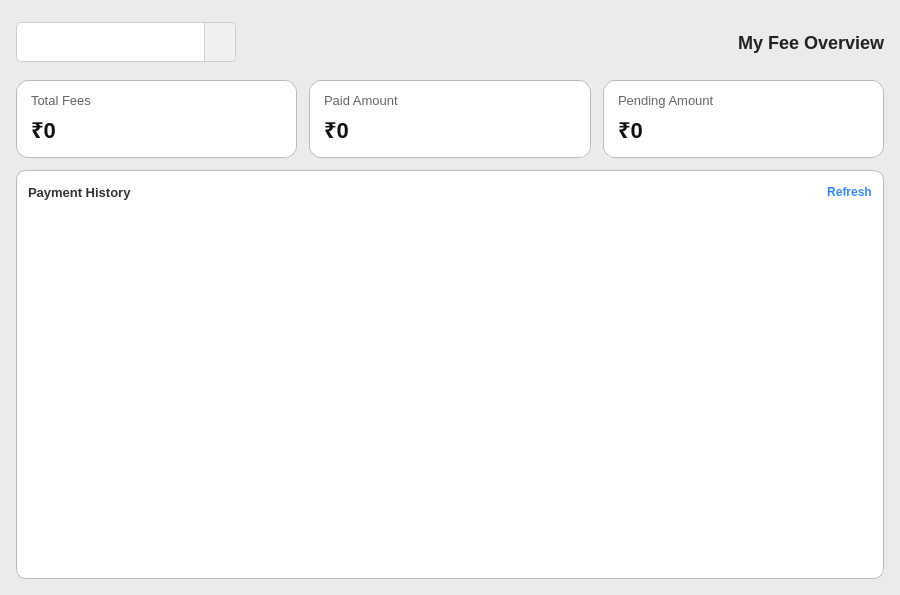
<?xml version="1.0" encoding="UTF-8"?>
<ui version="4.0">
 <class>StudentFeesPage</class>
 <widget class="QWidget" name="StudentFeesPage">
  <property name="geometry">
   <rect>
    <x>0</x>
    <y>0</y>
    <width>900</width>
    <height>595</height>
   </rect>
  </property>
  <property name="windowTitle">
   <string>My Fees</string>
  </property>
  <property name="styleSheet">
   <string notr="true">
background-color: rgb(235, 235, 235);
font-family: &quot;Segoe UI&quot;;
   </string>
  </property>
  <layout class="QVBoxLayout" name="mainLayout">
   <property name="spacing">
    <number>12</number>
   </property>
   <property name="leftMargin">
    <number>16</number>
   </property>
   <property name="topMargin">
    <number>16</number>
   </property>
   <property name="rightMargin">
    <number>16</number>
   </property>
   <property name="bottomMargin">
    <number>16</number>
   </property>
   <item>
    <widget class="QWidget" name="header_widget" native="true">
     <property name="minimumSize">
      <size>
       <width>0</width>
       <height>52</height>
      </size>
     </property>
     <property name="styleSheet">
      <string notr="true">background: transparent;</string>
     </property>
     <layout class="QHBoxLayout" name="headerLayout">
      <property name="leftMargin">
       <number>0</number>
      </property>
      <property name="topMargin">
       <number>0</number>
      </property>
      <property name="rightMargin">
       <number>0</number>
      </property>
      <property name="bottomMargin">
       <number>0</number>
      </property>
      <item>
       <widget class="QComboBox" name="dropdown_classes">
        <property name="minimumSize">
         <size>
          <width>220</width>
          <height>40</height>
         </size>
        </property>
        <property name="styleSheet">
         <string notr="true">QComboBox {
    background-color: white;
    border: 1px solid #ccc;
    border-radius: 5px;
    padding: 5px 10px;
    font-size: 14px;
    color: #333;
}
QComboBox::down-arrow {
    image: url(icons/arrow_down.png); 
    width: 12px;
    height: 12px;
}
QComboBox::drop-down {
    subcontrol-origin: padding;
    subcontrol-position: top right;
    width: 30px;
    border-left-width: 1px;
    border-left-color: #ccc;
    border-left-style: solid; 
    border-top-right-radius: 5px;
    border-bottom-right-radius: 5px;
    background: #f0f0f0; 
}
QComboBox QAbstractItemView {
    background-color: white;
    border: 1px solid #ccc;
    selection-color: #159079;
    outline: 0;
    color: rgb(0, 0, 0);
}</string>
        </property>
       </widget>
      </item>
      <item>
       <spacer name="headerSpacer">
        <property name="orientation">
         <enum>Qt::Orientation::Horizontal</enum>
        </property>
        <property name="sizeHint" stdset="0">
         <size>
          <width>40</width>
          <height>20</height>
         </size>
        </property>
       </spacer>
      </item>
      <item>
       <widget class="QLabel" name="pageTitle">
        <property name="styleSheet">
         <string notr="true">
font-size: 18px;
font-weight: 700;
color: #222;
         </string>
        </property>
        <property name="text">
         <string>My Fee Overview</string>
        </property>
        <property name="alignment">
         <set>Qt::AlignmentFlag::AlignRight|Qt::AlignmentFlag::AlignTrailing|Qt::AlignmentFlag::AlignVCenter</set>
        </property>
       </widget>
      </item>
     </layout>
    </widget>
   </item>
   <item>
    <widget class="QWidget" name="cards_widget" native="true">
     <property name="styleSheet">
      <string notr="true">background: transparent;</string>
     </property>
     <layout class="QHBoxLayout" name="cardsLayout">
      <property name="spacing">
       <number>12</number>
      </property>
      <property name="leftMargin">
       <number>0</number>
      </property>
      <property name="topMargin">
       <number>0</number>
      </property>
      <property name="rightMargin">
       <number>0</number>
      </property>
      <property name="bottomMargin">
       <number>0</number>
      </property>
      <item>
       <widget class="QFrame" name="card_totalFees">
        <property name="styleSheet">
         <string notr="true">QFrame {
    background-color: white;
    border: 1px solid #bbb;
    border-radius: 12px;
}
QFrame:hover{
    border: 1px solid #3388FF;
}</string>
        </property>
        <layout class="QVBoxLayout" name="totalFeesLayout">
         <property name="leftMargin">
          <number>14</number>
         </property>
         <property name="topMargin">
          <number>12</number>
         </property>
         <property name="rightMargin">
          <number>14</number>
         </property>
         <property name="bottomMargin">
          <number>12</number>
         </property>
         <item>
          <widget class="QLabel" name="label_totalFeesTitle">
           <property name="styleSheet">
            <string notr="true">font-size: 13px; color: #666; border: none;</string>
           </property>
           <property name="text">
            <string>Total Fees</string>
           </property>
          </widget>
         </item>
         <item>
          <widget class="QLabel" name="label_totalFeesValue">
           <property name="styleSheet">
            <string notr="true">font-size: 22px; font-weight: 800; color: #111; border: none;</string>
           </property>
           <property name="text">
            <string>₹0</string>
           </property>
          </widget>
         </item>
        </layout>
       </widget>
      </item>
      <item>
       <widget class="QFrame" name="card_paidAmount">
        <property name="styleSheet">
         <string notr="true">QFrame {
    background-color: white;
    border: 1px solid #bbb;
    border-radius: 12px;
}
QFrame:hover{
    border: 1px solid #3388FF;
}</string>
        </property>
        <layout class="QVBoxLayout" name="paidAmountLayout">
         <property name="leftMargin">
          <number>14</number>
         </property>
         <property name="topMargin">
          <number>12</number>
         </property>
         <property name="rightMargin">
          <number>14</number>
         </property>
         <property name="bottomMargin">
          <number>12</number>
         </property>
         <item>
          <widget class="QLabel" name="label_paidAmountTitle">
           <property name="styleSheet">
            <string notr="true">font-size: 13px; color: #666; border: none;</string>
           </property>
           <property name="text">
            <string>Paid Amount</string>
           </property>
          </widget>
         </item>
         <item>
          <widget class="QLabel" name="label_paidAmountValue">
           <property name="styleSheet">
            <string notr="true">font-size: 22px; font-weight: 800; color: #111; border: none;</string>
           </property>
           <property name="text">
            <string>₹0</string>
           </property>
          </widget>
         </item>
        </layout>
       </widget>
      </item>
      <item>
       <widget class="QFrame" name="card_pendingAmount">
        <property name="styleSheet">
         <string notr="true">QFrame {
    background-color: white;
    border: 1px solid #bbb;
    border-radius: 12px;
}
QFrame:hover{
    border: 1px solid #3388FF;
}</string>
        </property>
        <layout class="QVBoxLayout" name="pendingAmountLayout">
         <property name="leftMargin">
          <number>14</number>
         </property>
         <property name="topMargin">
          <number>12</number>
         </property>
         <property name="rightMargin">
          <number>14</number>
         </property>
         <property name="bottomMargin">
          <number>12</number>
         </property>
         <item>
          <widget class="QLabel" name="label_pendingAmountTitle">
           <property name="styleSheet">
            <string notr="true">font-size: 13px; color: #666; border: none;</string>
           </property>
           <property name="text">
            <string>Pending Amount</string>
           </property>
          </widget>
         </item>
         <item>
          <widget class="QLabel" name="label_pendingAmountValue">
           <property name="styleSheet">
            <string notr="true">font-size: 22px; font-weight: 800; color: #111; border: none;</string>
           </property>
           <property name="text">
            <string>₹0</string>
           </property>
          </widget>
         </item>
        </layout>
       </widget>
      </item>
     </layout>
    </widget>
   </item>
   <item>
    <widget class="QWidget" name="content_container" native="true">
     <property name="styleSheet">
      <string notr="true">background: transparent;</string>
     </property>
     <layout class="QHBoxLayout" name="contentLayout">
      <property name="spacing">
       <number>12</number>
      </property>
      <property name="leftMargin">
       <number>0</number>
      </property>
      <property name="topMargin">
       <number>0</number>
      </property>
      <property name="rightMargin">
       <number>0</number>
      </property>
      <property name="bottomMargin">
       <number>0</number>
      </property>
      <item>
       <widget class="QWidget" name="history_container" native="true">
        <property name="styleSheet">
         <string notr="true">#history_container{
background-color: rgb(255, 255, 255);
border:1px solid rgb(187, 187, 187);
border-radius: 10px;
}</string>
        </property>
        <layout class="QVBoxLayout" name="historyLayout">
         <property name="spacing">
          <number>0</number>
         </property>
         <property name="leftMargin">
          <number>0</number>
         </property>
         <property name="topMargin">
          <number>0</number>
         </property>
         <property name="rightMargin">
          <number>0</number>
         </property>
         <property name="bottomMargin">
          <number>0</number>
         </property>
         <item>
          <widget class="QFrame" name="historyHeader">
           <property name="styleSheet">
            <string notr="true">
QFrame{border:none}
QLabel{
    font-size: 13px;
    color: #333;
    font-weight: 700;
    border:none;
}
</string>
           </property>
           <layout class="QHBoxLayout" name="historyHeaderLayout">
            <property name="leftMargin">
             <number>12</number>
            </property>
            <property name="topMargin">
             <number>12</number>
            </property>
            <property name="rightMargin">
             <number>12</number>
            </property>
            <property name="bottomMargin">
             <number>12</number>
            </property>
            <item>
             <widget class="QLabel" name="label_historyTitle">
              <property name="text">
               <string>Payment History</string>
              </property>
             </widget>
            </item>
            <item>
             <spacer name="historySpacer">
              <property name="orientation">
               <enum>Qt::Orientation::Horizontal</enum>
              </property>
              <property name="sizeHint" stdset="0">
               <size>
                <width>40</width>
                <height>20</height>
               </size>
              </property>
             </spacer>
            </item>
            <item>
             <widget class="QPushButton" name="btn_refresh">
              <property name="cursor">
               <cursorShape>PointingHandCursor</cursorShape>
              </property>
              <property name="styleSheet">
               <string notr="true">
#btn_refresh{
    background: transparent;
    border:none;
    color:#3388FF;
    font-weight:700;
    font-size: 12px;
}
#btn_refresh:hover{color:#0055FF;}
</string>
              </property>
              <property name="text">
               <string>Refresh</string>
              </property>
             </widget>
            </item>
           </layout>
          </widget>
         </item>
         <item>
          <widget class="QScrollArea" name="history_scroll">
           <property name="frameShape">
            <enum>QFrame::Shape::NoFrame</enum>
           </property>
           <property name="widgetResizable">
            <bool>true</bool>
           </property>
           <widget class="QWidget" name="history_scroll_contents">
            <property name="geometry">
             <rect>
              <x>0</x>
              <y>0</y>
              <width>868</width>
              <height>363</height>
             </rect>
            </property>
            <layout class="QVBoxLayout" name="history_list_layout">
             <property name="spacing">
              <number>10</number>
             </property>
             <property name="leftMargin">
              <number>12</number>
             </property>
             <property name="topMargin">
              <number>12</number>
             </property>
             <property name="rightMargin">
              <number>12</number>
             </property>
             <property name="bottomMargin">
              <number>12</number>
             </property>
             <item>
              <spacer name="verticalSpacer">
               <property name="orientation">
                <enum>Qt::Orientation::Vertical</enum>
               </property>
               <property name="sizeHint" stdset="0">
                <size>
                 <width>20</width>
                 <height>40</height>
                </size>
               </property>
              </spacer>
             </item>
            </layout>
           </widget>
          </widget>
         </item>
        </layout>
       </widget>
      </item>
     </layout>
    </widget>
   </item>
  </layout>
 </widget>
 <resources/>
 <connections/>
</ui>
